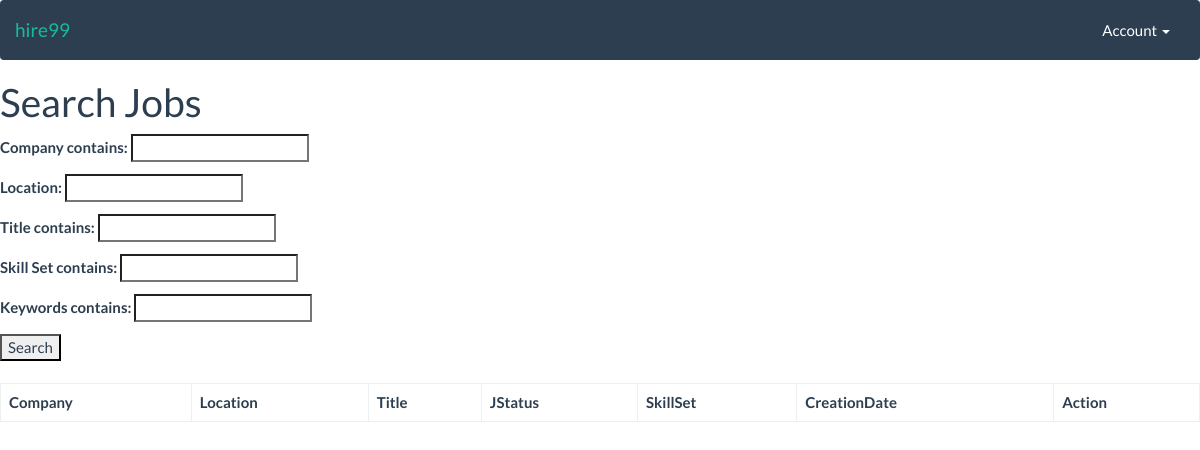
Page /jobsearch/ on the earlier database version.
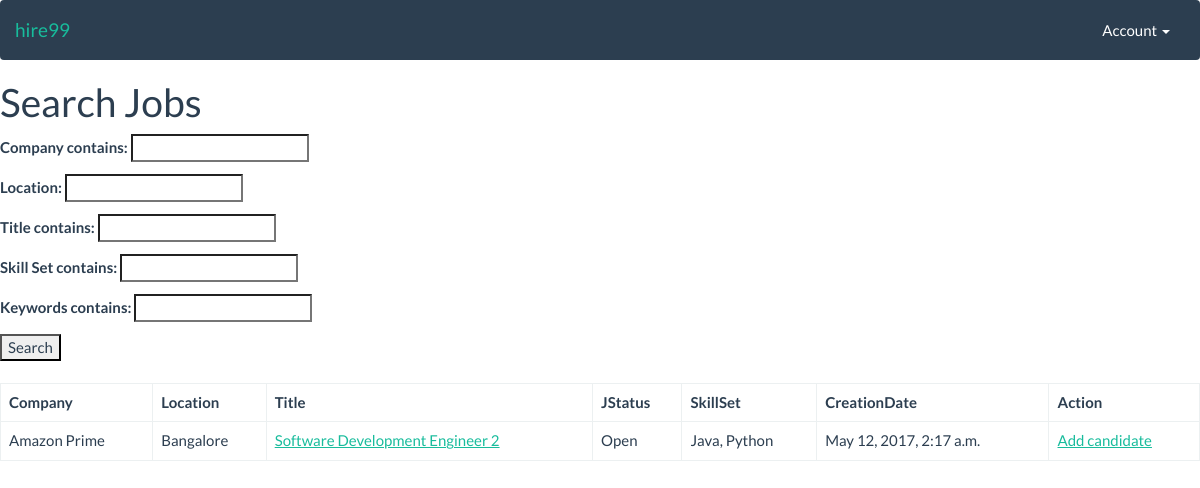
Same page on the later database version.
### searchapp/models.py (models this page shows)
class Job(models.Model):
    company_name = models.CharField(verbose_name="Company", max_length=500,)
    job_title = models.CharField(verbose_name="Title", max_length=500,)
    job_location = models.CharField(verbose_name="Location", max_length=500,)
    job_description = models.TextField(verbose_name="Job Description", max_length=10000,)
    job_status = models.CharField(verbose_name="Status", max_length=500,)
    skill_set = models.CharField(verbose_name="Skill Set", max_length=500,)
    keywords = models.CharField(verbose_name="Keywords", max_length=500,)
    creation_date = models.DateTimeField('date created')

### searchapp/views.py (the view)
# urls.py: url(r'^jobsearch/$', searchapp_views.jobsearch, name='jobsearch'),
def jobsearch(request):
    job_list = Job.objects.all()
    job_filter = JobFilter(request.GET, queryset=job_list)
    return render(request, 'job_list.html', {'filter': job_filter})

### templates/job_list.html
{% extends "base.html" %}
{% block content %}
<h1>Search Jobs</h1>
<form action="" method="get">
  {{ filter.form.as_p }}
  <input type="submit" value="Search"/>
</form>
<br/>
  <table class="table table-bordered">
  <thead>
    <tr>
      <th>Company</th>
      <th>Location</th>
      <th>Title</th>
      <th>JStatus</th>
      <th>SkillSet</th>
      <th>CreationDate</th>
      <th>Action</th>
    </tr>
  </thead>
  <tbody>
      {% for job in filter.qs %}
      <tr>
        <td>{{job.company_name}}</td>
        <td>{{job.job_location}}</td>
        <td><a href="/jobdetail">{{job.job_title}}</a></td>
        <td>{{job.job_status}}</td>
        <td>{{job.skill_set}}</td>
        <td>{{job.creation_date}}</td>
        <td><a href="/candidateform">Add candidate</a></td>
      </tr>
      {% endfor %}
    </tbody>
  </table>
{% endblock %}

### templates/base.html (shortened to what this page needs)
{% load staticfiles %}
<!DOCTYPE html>
<html>
    <head>
                <link href="{% static 'css/bootstrap.min.css' %}" rel="stylesheet">
                </head>
                <body>
                    <nav class="navbar navbar-default">
                        <div class="container-fluid">
                            <div class="navbar-header">
                                <a class="navbar-brand" href="#">hire99</a>
                            </div>
                            <div class="collapse navbar-collapse" id="bs-example-navbar-collapse-1">
                                <ul class="nav navbar-nav navbar-right">
                                    <li class="dropdown">
                                        <a href="#" class="dropdown-toggle" data-toggle="dropdown" role="button" aria-expanded="false">Account
                                            <span class="caret"></span>
                                        </a>
                                    </li>
                                </ul>
                            </div>
                        </div>
                    </nav>
                {% block content %}
                {% endblock %}
            </body>
        </html>

Differences in the rows shown:
added Job: company_name "Amazon Prime", job_location "Bangalore", job_title "Software Development Engineer 2", job_status "Open", skill_set "Java, Python", creation_date "May 12, 2017, 2:17 a.m."
